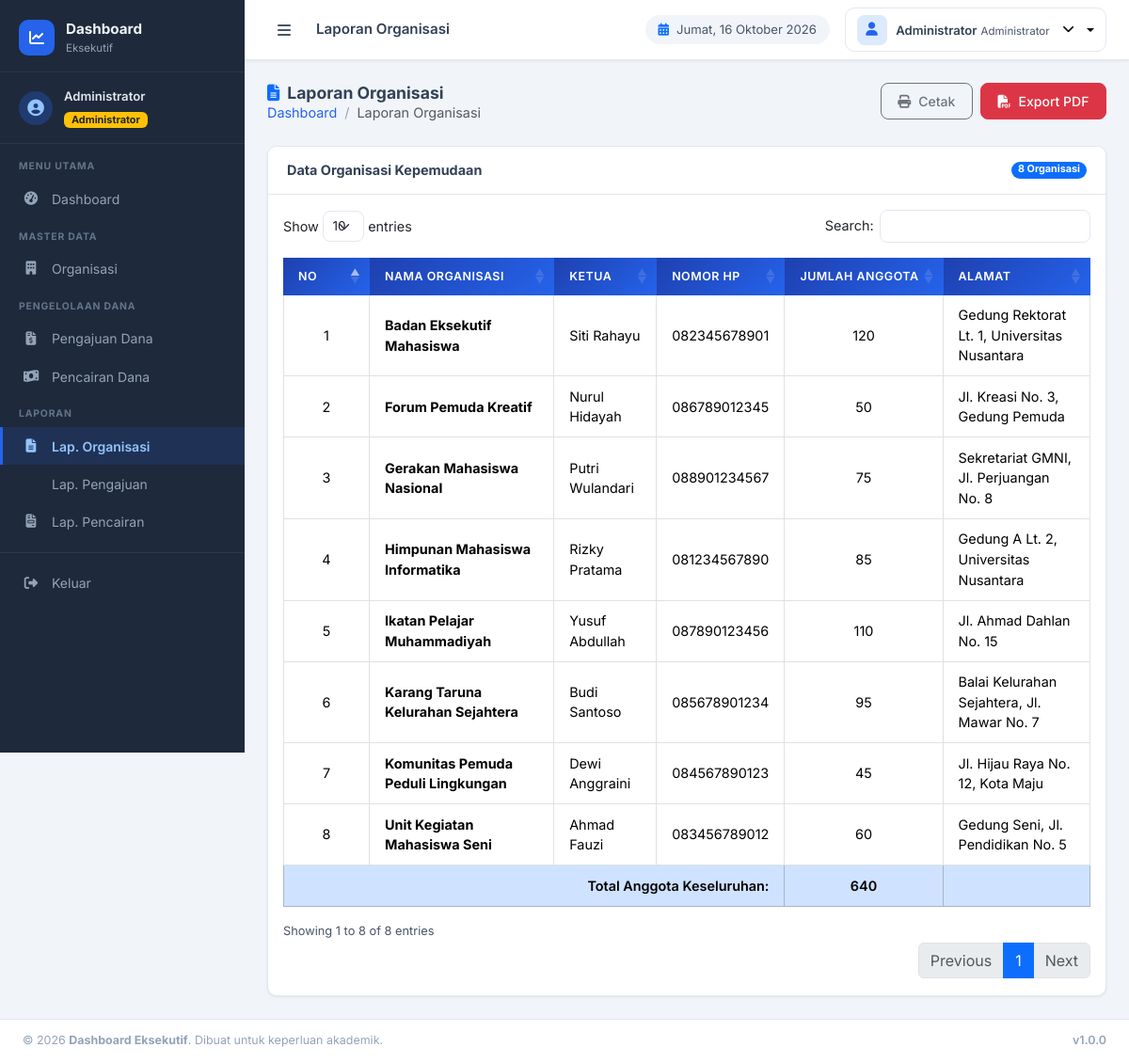
Screenshot of /views/laporan/organisasi.php (signed in) with the database file from the repository.
### tables this page shows
CREATE TABLE `organisasi` (
    `id`              INT(11) NOT NULL AUTO_INCREMENT,
    `nama_organisasi` VARCHAR(150) NOT NULL,
    `ketua`           VARCHAR(100) NOT NULL,
    `alamat`          TEXT NOT NULL,
    `no_hp`           VARCHAR(20) NOT NULL,
    `jumlah_anggota`  INT(11) NOT NULL DEFAULT 0,
    `created_at`      TIMESTAMP DEFAULT CURRENT_TIMESTAMP,
    `updated_at`      TIMESTAMP DEFAULT CURRENT_TIMESTAMP ON UPDATE CURRENT_TIMESTAMP,
    PRIMARY KEY (`id`)
);

### config/database.php (called while the page is built, shortened)
<?php
function getDB() {
    static $pdo = null;
    if ($pdo === null) {
        try {
            $dsn = "mysql:host=" . DB_HOST . ";dbname=" . DB_NAME . ";charset=" . DB_CHARSET;
            $options = [
                PDO::ATTR_ERRMODE            => PDO::ERRMODE_EXCEPTION,
                PDO::ATTR_DEFAULT_FETCH_MODE => PDO::FETCH_ASSOC,
                PDO::ATTR_EMULATE_PREPARES   => false,
            ];
            $pdo = new PDO($dsn, DB_USER, DB_PASS, $options);
        } catch (PDOException $e) {
            die('<div style="font-family:sans-serif;padding:20px;background:#f8d7da;color:#721c24;border:1px solid #f5c6cb;border-radius:5px;margin:20px;">
                <strong>Koneksi Database Gagal!</strong><br>
                Pesan: ' . htmlspecialchars($e->getMessage()) . '<br><br>
                Pastikan MySQL berjalan dan konfigurasi di <code>config/database.php</code> sudah benar.
            </div>');
        }
    }
    return $pdo;
}

### models/OrganisasiModel.php (called while the page is built, shortened)
<?php
class OrganisasiModel {
    private $db;
    public function __construct() {
        $this->db = getDB();
    }
    public function getAll() {
        return $this->db->query("SELECT * FROM organisasi ORDER BY nama_organisasi ASC")->fetchAll();
    }
}

### views/laporan/organisasi.php (the view, shortened to what this page needs)
<?php
require_once __DIR__ . '/../../config/database.php';
require_once __DIR__ . '/../../config/functions.php';
require_once __DIR__ . '/../../models/OrganisasiModel.php';
$model = new OrganisasiModel();
$list  = $model->getAll();
include __DIR__ . '/../layouts/header.php';
?>
<div class="app-wrapper" id="appWrapper">
    <?php include __DIR__ . '/../layouts/sidebar.php'; ?>
    <div class="main-content">
        <?php include __DIR__ . '/../layouts/navbar.php'; ?>
        <div class="content-area">
            <div class="page-header">
                <div>
                    <h5 class="page-header-title"><i class="fas fa-file-alt me-2 text-primary"></i>Laporan Organisasi</h5>
                    <nav aria-label="breadcrumb"><ol class="breadcrumb mb-0 small">
                        <li class="breadcrumb-item"><a href="<?= BASE_URL ?>/views/dashboard/index.php">Dashboard</a></li>
                        <li class="breadcrumb-item active">Laporan Organisasi</li>
                    </ol></nav>
                </div>
                <div class="d-flex gap-2">
                    <button onclick="printLaporan()" class="btn btn-outline-secondary btn-action">
                        <i class="fas fa-print me-2"></i>Cetak
                    </button>
                    <button onclick="exportPDF()" class="btn btn-danger btn-action">
                        <i class="fas fa-file-pdf me-2"></i>Export PDF
                    </button>
                </div>
            </div>
            <div class="card card-custom" id="printArea">
                <div class="card-header-custom d-print-none">
                    <h6 class="card-title-custom">Data Organisasi Kepemudaan</h6>
                    <span class="badge bg-primary rounded-pill"><?= count($list) ?> Organisasi</span>
                </div>
                <div class="card-body">
                    <div class="table-responsive">
                        <table id="tblLapOrg" class="table table-hover table-bordered align-middle">
                            <thead class="table-head-custom">
                                <tr>
                                    <th width="50">No</th>
                                    <th>Nama Organisasi</th>
                                    <th>Ketua</th>
                                    <th>Nomor HP</th>
                                    <th>Jumlah Anggota</th>
                                    <th>Alamat</th>
                                </tr>
                            </thead>
                            <tbody>
                                <?php foreach ($list as $i => $row): ?>
                                <tr>
                                    <td class="text-center"><?= $i + 1 ?></td>
                                    <td><strong><?= htmlspecialchars($row['nama_organisasi']) ?></strong></td>
                                    <td><?= htmlspecialchars($row['ketua']) ?></td>
                                    <td><?= htmlspecialchars($row['no_hp']) ?></td>
                                    <td class="text-center"><?= number_format($row['jumlah_anggota']) ?></td>
                                    <td><?= htmlspecialchars($row['alamat']) ?></td>
                                </tr>
                                <?php endforeach; ?>
                            </tbody>
                            <tfoot>
                                <tr class="table-primary fw-semibold">
                                    <td colspan="4" class="text-end">Total Anggota Keseluruhan:</td>
                                    <td class="text-center"><?= number_format(array_sum(array_column($list, 'jumlah_anggota'))) ?></td>
                                    <td></td>
                                </tr>
                            </tfoot>
                        </table>
                    </div>
                </div>
            </div>
        </div>
    </div>
</div>
<?php
include __DIR__ . '/../layouts/footer.php';
?>

### assets/css/style.css (style rules this page uses)
*, *::before, *::after { box-sizing: border-box; }
:root { --primary: #2563eb; --primary-dark: #1e40af; --primary-light: #dbeafe; --success: #10b981; --warning: #f59e0b; --danger: #ef4444; --info: #06b6d4; --sidebar-width: 260px; --sidebar-bg: #1e293b; --sidebar-text: #94a3b8; --navbar-h: 64px; --gray-50: #f8fafc; --gray-100: #f1f5f9; --gray-200: #e2e8f0; --gray-600: #475569; --gray-700: #334155; --radius: 10px; --shadow-sm: 0 1px 3px rgba(0,0,0,.08); --shadow: 0 4px 16px rgba(0,0,0,.10); --shadow-lg: 0 10px 30px rgba(0,0,0,.15); --transition: .22s ease; }
body { font-family: 'Inter', -apple-system, BlinkMacSystemFont, 'Segoe UI', sans-serif; background: var(--gray-100); color: var(--gray-700); font-size: .9rem; margin: 0; overflow-x: hidden; }
.app-wrapper { display: flex; min-height: 100vh; position: relative; }
.main-content { flex: 1; margin-left: var(--sidebar-width); display: flex; flex-direction: column; min-height: 100vh; transition: margin-left var(--transition); }
.content-area { flex: 1; padding: 1.5rem; overflow-y: auto; }
.page-header { display: flex; align-items: flex-start; justify-content: space-between; margin-bottom: 1.5rem; gap: 1rem; flex-wrap: wrap; }
.page-header-title { font-size: 1.1rem; font-weight: 700; color: var(--gray-700); margin: 0; }
.breadcrumb { margin: 0; padding: 0; background: none; }
.breadcrumb-item + .breadcrumb-item::before { color: #94a3b8; }
.breadcrumb a { color: var(--primary); text-decoration: none; }
.btn-action { border-radius: 8px; padding: .5rem 1.1rem; font-size: .875rem; font-weight: 500; }
.card-custom { background: #fff; border: 1px solid var(--gray-200); border-radius: var(--radius); box-shadow: var(--shadow-sm); overflow: hidden; }
.card-header-custom { display: flex; align-items: center; justify-content: space-between; padding: 1rem 1.25rem; border-bottom: 1px solid var(--gray-200); background: #fff; }
.card-title-custom { font-size: .9rem; font-weight: 700; color: var(--gray-700); margin: 0; }
.table-head-custom th { background: linear-gradient(135deg, var(--primary-dark), var(--primary)); color: #fff !important; font-size: .78rem; font-weight: 600; text-transform: uppercase; letter-spacing: .04em; border: none !important; padding: .75rem 1rem; white-space: nowrap; }
.table > :not(caption) > * > * { padding: .65rem 1rem; }
.gap-2 { gap: .5rem !important; }

### rows the page displays
organisasi: nama_organisasi "Badan Eksekutif Mahasiswa", ketua "Siti Rahayu", no_hp "082345678901", jumlah_anggota "120", alamat "Gedung Rektorat Lt. 1, Universitas Nusantara"
organisasi: nama_organisasi "Forum Pemuda Kreatif", ketua "Nurul Hidayah", no_hp "086789012345", jumlah_anggota "50", alamat "Jl. Kreasi No. 3, Gedung Pemuda"
organisasi: nama_organisasi "Gerakan Mahasiswa Nasional", ketua "Putri Wulandari", no_hp "088901234567", jumlah_anggota "75", alamat "Sekretariat GMNI, Jl. Perjuangan No. 8"
organisasi: nama_organisasi "Himpunan Mahasiswa Informatika", ketua "Rizky Pratama", no_hp "081234567890", jumlah_anggota "85", alamat "Gedung A Lt. 2, Universitas Nusantara"
organisasi: nama_organisasi "Ikatan Pelajar Muhammadiyah", ketua "Yusuf Abdullah", no_hp "087890123456", jumlah_anggota "110", alamat "Jl. Ahmad Dahlan No. 15"
organisasi: nama_organisasi "Karang Taruna Kelurahan Sejahtera", ketua "Budi Santoso", no_hp "085678901234", jumlah_anggota "95", alamat "Balai Kelurahan Sejahtera, Jl. Mawar No. 7"
organisasi: nama_organisasi "Komunitas Pemuda Peduli Lingkungan", ketua "Dewi Anggraini", no_hp "084567890123", jumlah_anggota "45", alamat "Jl. Hijau Raya No. 12, Kota Maju"
organisasi: nama_organisasi "Unit Kegiatan Mahasiswa Seni", ketua "Ahmad Fauzi", no_hp "083456789012", jumlah_anggota "60", alamat "Gedung Seni, Jl. Pendidikan No. 5"

### other values shown
$nama "Administrator"
$pageTitle "Laporan Organisasi"
count($list) "8"
array_sum(array_column($list, 'jumlah_anggota')) "640"
APP_NAME "Dashboard Eksekutif"
APP_VERSION "1.0.0"
